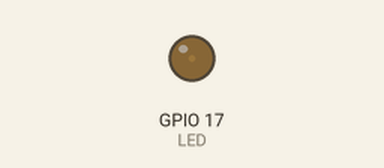
Bench run of a program on a simulated Raspberry Pi (BCM pin numbers). Parts: output pins drawn as LEDs (lit = HIGH).

Above: at 0.05 s.
At 0.65 s:
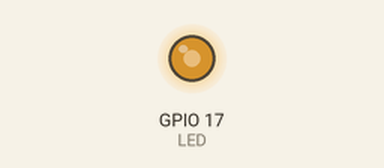
At 1.0 s:
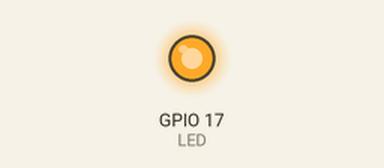
At 1.95 s:
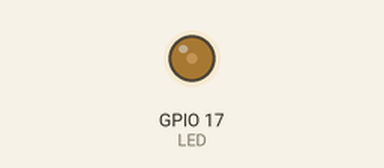
Timing chart, 0 to 5.5 s (numbered marks = the images above):
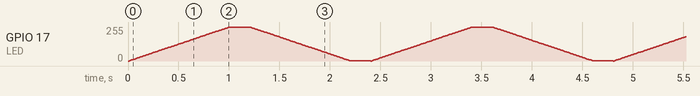

The program:

pwm.py
```python
#-*- coding=UTF-8 -*-
import RPi.GPIO as GPIO
import time
LED = 17
GPIO.setmode(GPIO.BCM)
GPIO.setup(LED,GPIO.OUT)
GPIO.setwarnings(False)
p = GPIO.PWM(LED,100) #频率
p.start(0) #占空比
try:
    while True:
        for i in range(100):
            p.ChangeDutyCycle(i)
            time.sleep(0.01)
        time.sleep(0.2)
        for i in range(100):
            p.ChangeDutyCycle(100 - i)
            time.sleep(0.01)
        time.sleep(0.2)
except:
     print("except")
p.stop()
GPIO.cleanup()
```
